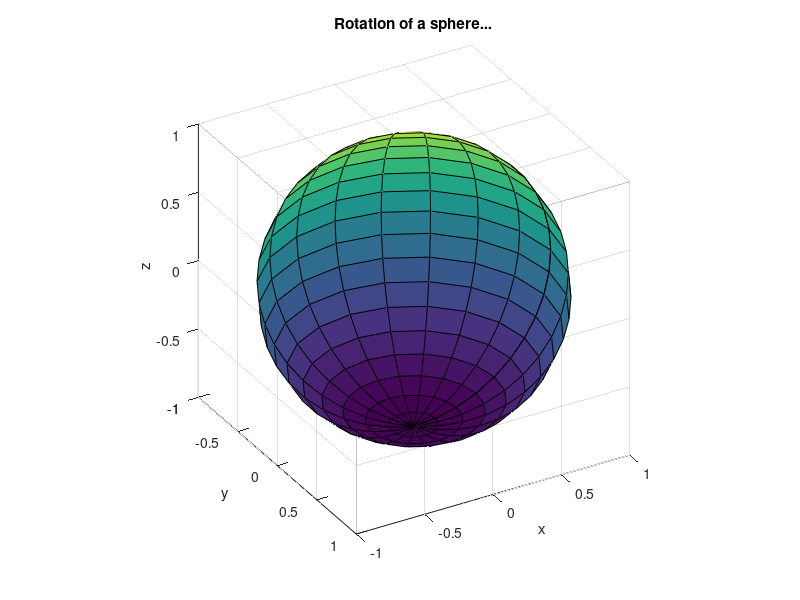

The MATLAB script that drew this image:
clear; clc; close all 

% Draw a sphere
sphere
% Make the current axis box square in size
axis('square') 

% Define title and labels for reference
title('Rotation of a sphere...')
xlabel('x'); ylabel('y'); zlabel('z') 

% Modify azimuth (horizontal rotation) and update drawing
for az = -50 : .2 : 30
    view(az, 40)
    drawnow
end 

% Modify elevation (vertical rotation) and update drawing
for el = 40 : -.2 : -30
    view(30, el)
    drawnow
end 